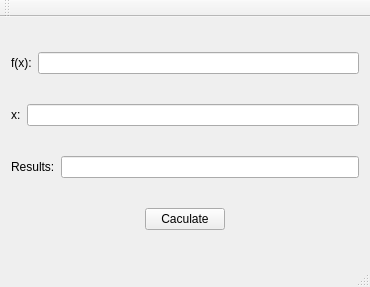
<?xml version="1.0" encoding="UTF-8"?>
<ui version="4.0">
 <class>MainWindow</class>
 <widget class="QMainWindow" name="MainWindow">
  <property name="geometry">
   <rect>
    <x>0</x>
    <y>0</y>
    <width>370</width>
    <height>287</height>
   </rect>
  </property>
  <property name="windowTitle">
   <string>Caculator</string>
  </property>
  <widget class="QWidget" name="centralWidget">
   <layout class="QGridLayout" name="gridLayout">
    <item row="0" column="0">
     <layout class="QHBoxLayout" name="horizontalLayout_3">
      <item>
       <widget class="QLabel" name="label">
        <property name="text">
         <string>f(x):</string>
        </property>
       </widget>
      </item>
      <item>
       <widget class="QLineEdit" name="lineEdit"/>
      </item>
     </layout>
    </item>
    <item row="1" column="0">
     <layout class="QHBoxLayout" name="horizontalLayout_2">
      <item>
       <widget class="QLabel" name="label_2">
        <property name="text">
         <string>x:</string>
        </property>
       </widget>
      </item>
      <item>
       <widget class="QLineEdit" name="lineEdit_2"/>
      </item>
     </layout>
    </item>
    <item row="2" column="0">
     <layout class="QHBoxLayout" name="horizontalLayout">
      <item>
       <widget class="QLabel" name="label_3">
        <property name="text">
         <string>Results:</string>
        </property>
       </widget>
      </item>
      <item>
       <widget class="QLineEdit" name="lineEdit_3"/>
      </item>
     </layout>
    </item>
    <item row="3" column="0">
     <layout class="QHBoxLayout" name="horizontalLayout_4">
      <item>
       <spacer name="horizontalSpacer">
        <property name="orientation">
         <enum>Qt::Horizontal</enum>
        </property>
        <property name="sizeHint" stdset="0">
         <size>
          <width>40</width>
          <height>20</height>
         </size>
        </property>
       </spacer>
      </item>
      <item>
       <widget class="QPushButton" name="pushButton">
        <property name="text">
         <string>Caculate</string>
        </property>
       </widget>
      </item>
      <item>
       <spacer name="horizontalSpacer_2">
        <property name="orientation">
         <enum>Qt::Horizontal</enum>
        </property>
        <property name="sizeHint" stdset="0">
         <size>
          <width>40</width>
          <height>20</height>
         </size>
        </property>
       </spacer>
      </item>
     </layout>
    </item>
   </layout>
  </widget>
  <widget class="QMenuBar" name="menuBar">
   <property name="geometry">
    <rect>
     <x>0</x>
     <y>0</y>
     <width>370</width>
     <height>23</height>
    </rect>
   </property>
  </widget>
  <widget class="QToolBar" name="mainToolBar">
   <attribute name="toolBarArea">
    <enum>TopToolBarArea</enum>
   </attribute>
   <attribute name="toolBarBreak">
    <bool>false</bool>
   </attribute>
  </widget>
  <widget class="QStatusBar" name="statusBar"/>
 </widget>
 <layoutdefault spacing="6" margin="11"/>
 <resources/>
 <connections/>
</ui>
